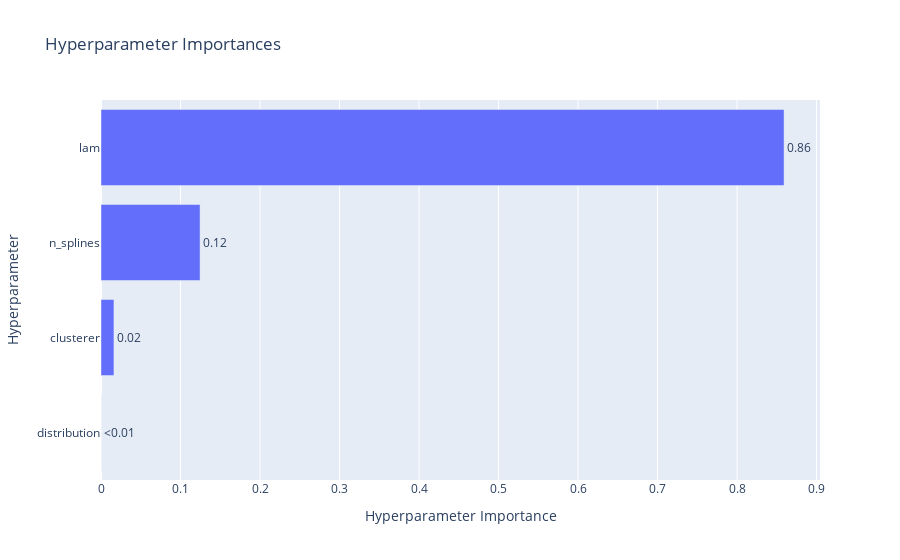

Write notebook code for a chart like this one.
### Markdown cell above
The values are lower compared to those obtained with the GLM, which justifies the better results observed. Bisecting k-means emerges as the clustering method that yields the best performance. Additionally, there are fewer pruned trials. This can be explained by the number of parameters involved in the GAM: a suitable combination of distribution and link function — which are often responsible for model instability — may have been found early in the optimization process. As a result, subsequent trials were more focused on tuning numerical parameters, such as the regularization term (lambda) and the number of clusters, which have less impact on whether a trial is pruned.

### Code cell
plot_param_importances(study_gam_bs)

### Figure 1 — Plotly figure (JSON) as saved in the notebook; plotly's stock layout.template omitted (floating-point values rounded to 4 significant figures)
{"data": [{"cliponaxis": false, "hovertemplate": ["distribution (CategoricalDistribution): 5.517320051825831e-05<extra></extra>", "clusterer (CategoricalDistribution): 0.016279817385913255<extra></extra>", "n_splines (IntDistribution): 0.12457382379857482<extra></extra>", "lam (FloatDistribution): 0.8590911856149935<extra></extra>"], "name": "Objective Value", "orientation": "h", "text": ["<0.01", "0.02", "0.12", "0.86"], "textposition": "outside", "type": "bar", "x": [5.517e-05, 0.01628, 0.1246, 0.8591], "y": ["distribution", "clusterer", "n_splines", "lam"]}], "layout": {"title": {"text": "Hyperparameter Importances"}, "xaxis": {"title": {"text": "Hyperparameter Importance"}}, "yaxis": {"title": {"text": "Hyperparameter"}}}}
